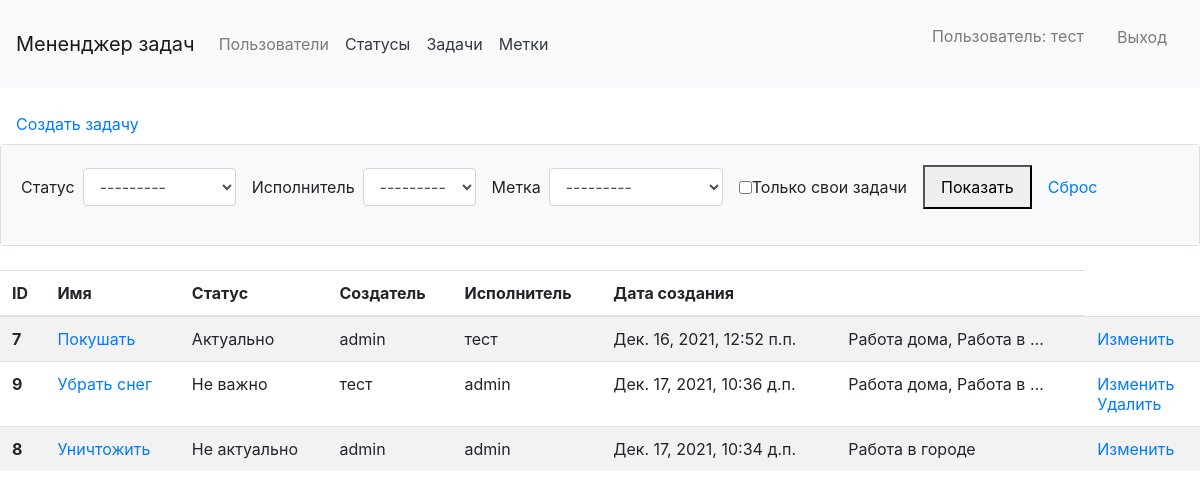
The page /tasks/ (signed in) on the database its author committed.
### main_page/models.py (models this page shows)
class CustomUser(AbstractUser):
    def __str__(self):
        return self.username

### status/models.py (models this page shows)
class Status(models.Model):
    name = models.CharField(max_length=30)
    created_at = models.DateTimeField(auto_now_add=True)
    class Meta(object):
        verbose_name = 'status'
        verbose_name_plural = 'statuses'
    def __str__(self):
        return self.name

### tags/models.py (models this page shows)
class Tags(models.Model):
    name = models.CharField(max_length=20)
    created_at = models.DateTimeField(auto_now_add=True)
    class Meta(object):
        verbose_name = 'tag'
        verbose_name_plural = 'tags'
    def __str__(self):
        return self.name

### tasks/models.py (models this page shows, shortened)
class Task(models.Model):
    name = models.CharField(max_length=75)
    description = models.TextField(
        'Description',
        max_length=200,
        blank=True,
        null=True
    )
    created_at = models.DateTimeField(auto_now_add=True)
    status = models.ForeignKey(
        Status,
        blank=True,
        null=True,
        related_name='status',
        on_delete=models.CASCADE,
        verbose_name='Status'
    )
    creator = models.ForeignKey(
        User,
        related_name='creator',
        on_delete=models.CASCADE,
        verbose_name='Creator'
    )
    executor = models.ForeignKey(
        User,
        verbose_name='Executor',
        on_delete=models.CASCADE,
        null=True,
        blank=True,
        related_name='executor'
    )
    tags = models.ManyToManyField(
        Tags,
        blank=True,
        verbose_name='Tags',
        related_name='Tags',
    )
    class Meta():
        ordering = ['name']

### tasks/views.py (the view)
# urls.py: path('', TasksListView.as_view(), name='tasks'),
class TasksListView(LoginRequiredMixin, FilterView):
    login_url = '/login/'
    model = Task
    template_name = 'tasks/tasks_list.html'
    filterset_class = TaskFilter

### templates/tasks/tasks_list.html (shortened to what this page needs)
{% extends 'main_template.html' %}
{% load i18n %}
{% block title %}
    <head>
    </head>
{% endblock %}
{% block content %}
<a class="nav-link" href="{% url 'create_task' %}">{% trans "Создать задачу" %}</a>
<div class="card mb-3">
  <div class="card-body bg-light">
    <form class="form-inline center" method="get">
      <div class="form-group"><label for="id_status">{% trans "Статус" %}</label><div class="ml-2 mr-3"><select name="status" class="form-control" title="" id="id_status">
          {% for status in filter.form.status %}
            {{ status }}
          {% endfor %}
    </select></div></div>
          <div class="form-group"><label for="id_executor">{% trans "Исполнитель" %}</label><div class="mr-3 ml-2"><select name="executor" class="form-control" title="" id="id_executor">
          {% for executor in filter.form.executor %}
            {{ executor }}
          {% endfor %}
    </select></div></div>
          <div class="form-group"><label for="id_label">{% trans "Метка" %}</label><div class="mr-3 ml-2"><select name="tags" class="form-control" title="" id="id_label">
          {% for tag in filter.form.tags %}
            {{ tag }}
          {% endfor %}
    </select></div></div>
          <div class="form-group"><div class="mr-3"><div class="form-check">
              {{ filter.form.own_tasks }}
              <label class="form-check-label" >{% trans "Только свои задачи" %}</label>
          </div></div></div>
          <div class="form-group">
            <button class="nav-link" type="submit">{% trans "Показать" %}</button>
            <a href="{% url 'tasks' %}" class="nav-link">{% trans "Сброс" %}</a>
          </div>
    </form>
  </div>
</div>
        <div class="row">
            <div class="col-sm">
                <table class="table table-striped mt-2">
                <thead>
                    <tr>
                    <th scope="col">ID</th>
                    <th scope="col">{% trans "Имя" %}</th>
                    <th scope="col">{% trans "Статус" %}</th>
                    <th scope="col">{% trans "Создатель" %}</th>
                    <th scope="col">{% trans "Исполнитель" %}</th>
                    <th scope="col">{% trans "Дата создания" %}</th>
                    <th scope="col"></th>
                    </tr>
                </thead>
                <tbody>
                    {% for obj in filter.qs %}
                        <tr>
                        <th scope="row">{{ obj.pk }}</th>
                        <td><a href="{% url 'view_task' obj.id %}">{{ obj.name }}</a></td>
                        <td>{{ obj.status }}</td>
                        <td>{{ obj.creator }}</td>
                        <td>{{ obj.executor }}</td>
                        <td>{{ obj.created_at }}</td>
                        <td>{{ obj.tags.all|join:", "|truncatewords:4 }}</td>
                        <td>
                                <a href="{% url 'update_task' obj.id %}">{% trans "Изменить" %}</a> <br>
                            {% if obj.creator_id == request.user.id %}
                                <a href="{% url 'delete_task' obj.id %}">{% trans "Удалить" %}</a>
                            {% endif %}
                        </td>
                        </tr>
                    {% endfor %}
                </tbody>
                </table>
            </div>
        </div>
{% endblock %}

### templates/main_template.html (shortened to what this page needs)
{% load static %}
    {% load bootstrap4 %}
    {% bootstrap_css %}
{% load i18n %}
{% block title %}
{% endblock %}
<body class="d-flex flex-column min-vh-100">
    <nav class="navbar navbar-expand-lg navbar-light bg-light mb-3">
      <a class="navbar-brand" href="{% url 'home' %}"}>{% trans "Мененджер задач" %}</a>
      <div class="collapse navbar-collapse" id="navbarToggleExternalContent">
        <ul class="navbar-nav mr-auto">
          <li class="nav-item">
            <a class="nav-link" href="{% url 'users_page' %}">{% trans "Пользователи" %}</a>
          </li>
            {% if request.user.is_authenticated %}
                <a class="p-2 text-dark" href="{% url 'statuses' %}">{% trans 'Статусы' %}</a>
                <a class="p-2 text-dark" href="{% url 'tasks' %}">{% trans 'Задачи' %}</a>
                <a class="p-2 text-dark" href="{% url 'tags' %}">{% trans 'Метки' %}</a>
            {% endif %}
        </ul>
        <ul class="navbar-nav">
                {% if request.user.is_authenticated %}
                <li class="nav-link">
                    <p class="nav-link">{% trans 'Пользователь' %}: {{ user.get_username }}</p>
                </li>
                <li class="btn nav-link">
                    <a class="nav-link" href="{% url 'logout' %}">{% trans 'Выход' %}</a>
                </li>
                {% endif %}
        </ul>
      </div>
    </nav>
    {% block content %}
    {% endblock %}
</body></html>

### rows shown on the page
CustomUser: get_username "тест", executor "---------"
Status: status "---------"
Tags: tags "---------"
Task: pk "7", name "Покушать", status "Актуально", creator "admin", executor "тест", created_at "Дек. 16, 2021, 12:52 п.п.", tags.all "Работа дома, Работа в …"
Task: pk "9", name "Убрать снег", status "Не важно", creator "тест", executor "admin", created_at "Дек. 17, 2021, 10:36 д.п.", tags.all "Работа дома, Работа в …"
Task: pk "8", name "Уничтожить", status "Не актуально", creator "admin", executor "admin", created_at "Дек. 17, 2021, 10:34 д.п.", tags.all "Работа в городе"
